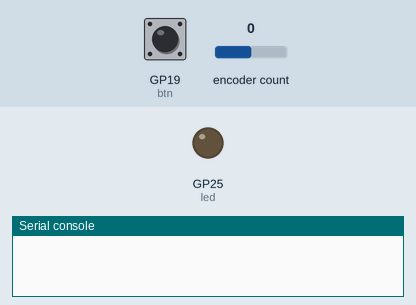
A program run on a simulated Raspberry Pi Pico running MicroPython. Shown: output pins drawn as LEDs (lit = HIGH), the last lines printed to the serial console. Dashed ring = blinking. The test bench sets the inputs (shaded band); at power-on: GP19 (btn) HIGH, encoder count 0.

Above: at 1.2 s.
1.3 s: GP19 (btn) pulled LOW for 1 s
At 2.7 s:
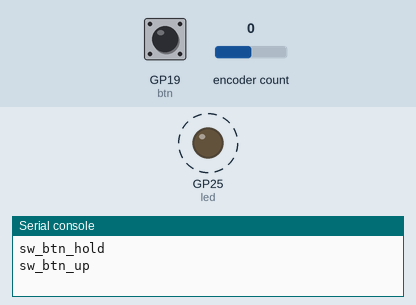
3.8 s: encoder count set to 1
At 4.1 s:
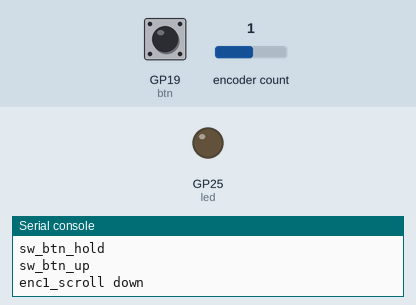
5.3 s: GP19 (btn) pulled LOW for 0.15 s
At 6.1 s:
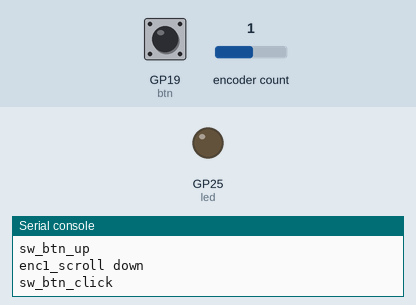
7.1 s: GP19 (btn) pulled LOW for 3.2 s
At 7.8 s:
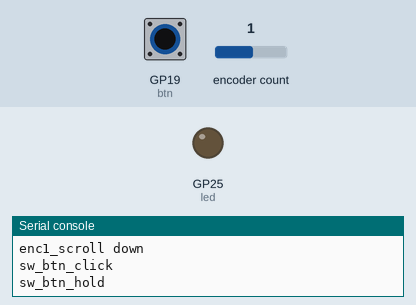
11.8 s: encoder count set to 0
At 12.3 s:
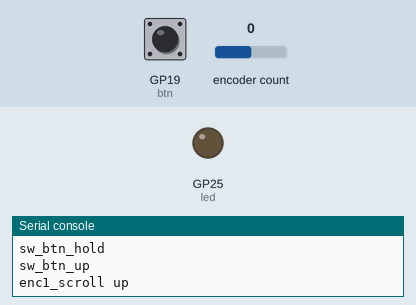
Timing chart, 0 to 14.3 s (numbered marks = the images above; inputs shaded):
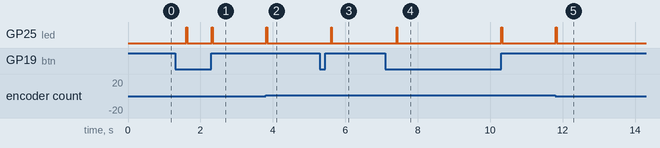

The program:

main.py
```python
import time
import utime
import machine
from rotary_irq_rp2 import RotaryIRQ

btn_click_thresh = 300
btn_doubleclick_thresh = 150

r = RotaryIRQ(pin_num_clk=21,
              pin_num_dt=20,
              reverse=False,
              range_mode=RotaryIRQ.RANGE_UNBOUNDED)

btn = machine.Pin(19, machine.Pin.IN, machine.Pin.PULL_UP)
led = machine.Pin(25, machine.Pin.OUT)

def printEnc(string, delta):
    if delta >= 0:
        status = "up"
    else:
        status = "down"
    for _ in range(abs(delta)):
        led.on()
        print(string, status)

val_old = r.value()
btn_state = "up"
btn_time = utime.ticks_ms()
while True:
    val_new = r.value()
    btn_new = btn.value()

    if val_old != val_new:
        delta = val_old - val_new
        val_old = val_new

        if btn_new == 0:
            if btn_state == "down_double":
                text = "enc1_doubleclick_scroll"
                btn_state = "down_double_scroll"
            elif btn_state == "down_double_scroll":
                text = "enc1_doubleclick_scroll"
            else:
                text = "enc1_hold_scroll"
                btn_state = "down_scroll"
            printEnc(text, delta)
        else:
            printEnc("enc1_scroll", delta)

    if btn_new == 0:
        if btn_state == "up":
            btn_state = "down_pre"
            btn_time = utime.ticks_ms()
        elif btn_state == "down_pre":
            if utime.ticks_ms() - btn_time > btn_click_thresh:
                led.on()
                print("sw_btn_hold")
                btn_state = "down_hold"
                btn_time = utime.ticks_ms()
        elif btn_state == "btn_click":
            if utime.ticks_ms() - btn_time <= btn_doubleclick_thresh:
                btn_state = "down_double"
                btn_time = utime.ticks_ms()
    elif btn_new == 1:
        if btn_state == "down_pre":
            if utime.ticks_ms() - btn_time <= btn_click_thresh:
                #print("sw_btn_click")
                btn_state = "btn_click"
                btn_time = utime.ticks_ms()
            else:
                btn_state = "up"
                led.on()
                print("sw_btn_up")
        elif btn_state == "btn_click":
            if utime.ticks_ms() - btn_time > btn_doubleclick_thresh:
                led.on()
                print("sw_btn_click")
                btn_state = "up"
        elif btn_state == "down_hold":
            btn_state = "up"
            led.on()
            print("sw_btn_up")
        elif btn_state == "down_double":
            btn_state = "up"
            led.on()
            print("sw_btn_doubleclick")
        else:
            btn_state = "up"

    time.sleep_ms(25)
    led.off()
```

Measured:
- after the input at 1.3 s, GP25 (led): alternates HIGH for 0.03 s and LOW for 0.68 s, 4 changes in all, then stays LOW, starting after 0.31 s
- after the input at 3.8 s, GP25 (led): LOW → HIGH at once, → LOW 0.03 s later
- after the input at 5.3 s, GP25 (led): LOW → HIGH after 0.30 s, → LOW 0.03 s later
- after the input at 7.1 s, GP25 (led): alternates HIGH for 0.03 s and LOW for 2.9 s, starting after 0.31 s
- after the input at 11.8 s, GP25 (led): LOW → HIGH at once, → LOW 0.03 s later
